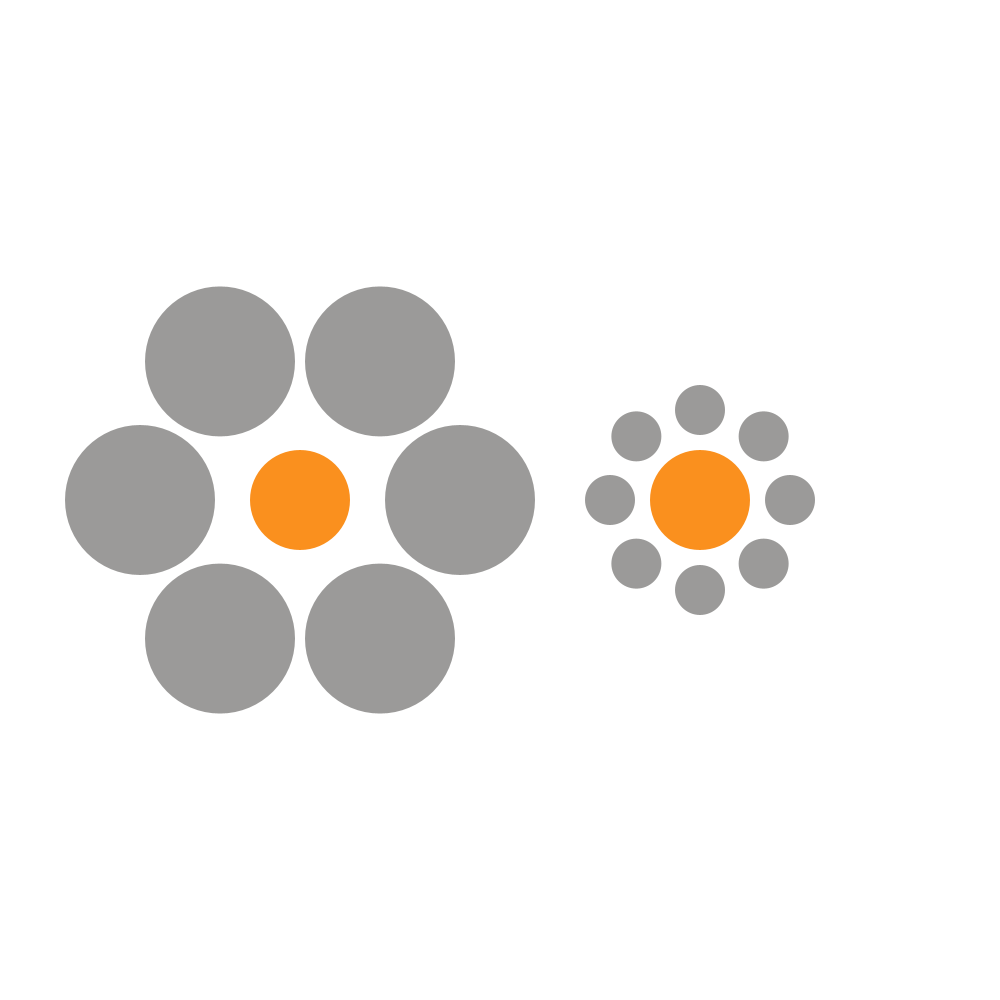
Frame 1 (no input)
Frame 60 (the mouse pressed at the canvas centre just before this capture): identical to frame 1, image omitted
Frame 120 (the mouse held since frame 60 and released just before this capture): identical to frame 1, image omitted

The Processing sketch that drew this single still picture (run headless with seeded random() and noise(); from frame 60 on, the mouse is pressed at the canvas centre):

// Processing sketch: task_1
// ── task_1.pde
float[] f(float r, float theta) { 
  float[] p = new float[2]; 
  theta *= PI/180; 
  p[0] = r*cos(theta); 
  p[1] = r*sin(theta); 
  return p;
}
void setup() {
  size(1000, 1000);
}
void draw() {
  background(255); 
  color c, d;
  int r = 100;
  int r1 = 50;
  int r2 = 150;
  c = color(#FA901E); 
  d = color(#9B9A99); 
  
  translate(300, 500);
  noStroke();
  fill(c);
  ellipse(0, 0, r, r);
  fill(d); 
  for(int j = 0; j < 6; j++) {
    float[] p = f(160, j*(360/6)); 
    ellipse(p[0], p[1], r2, r2); 
  }
  
  translate(400, 0); 
  fill(c);
  ellipse(0, 0,r, r);
  fill(d); 
  for(int j = 0; j < 8; j++) { 
    float[] p = f(90, j*(360/8)); 
    ellipse(p[0], p[1], r1, r1); 
  }
}
